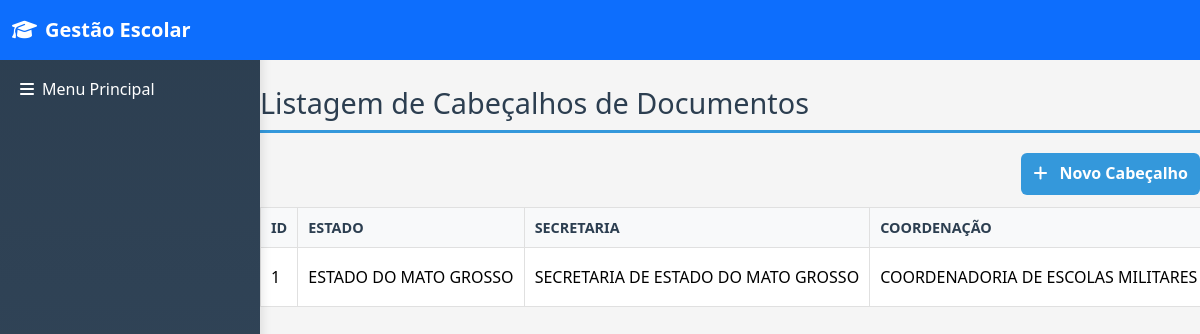
Screenshot of /cadastros/cabecalho/listar with the database file from the repository.
### tables this page shows
CREATE TABLE cabecalhos (
    id INTEGER PRIMARY KEY AUTOINCREMENT,
    estado TEXT,
    secretaria TEXT,
    coordenacao TEXT,
    escola TEXT,
    logo_estado TEXT,
    logo_escola TEXT,
    created_at TEXT
, logo_prefeitura TEXT);

### blueprints/cadastros.py (the view)
@cadastros_bp.route('/cabecalho/listar')
def listar_cabecalhos():
    db = get_db()
    rows = db.execute('SELECT * FROM cabecalhos ORDER BY id DESC').fetchall()
    cabecalhos = [dict(r) for r in rows]
    for c in cabecalhos:
        if c.get('logo_estado'):
            c['logo_estado_url'] = url_for('static', filename=f'uploads/cabecalhos/{c["logo_estado"]}')
        else:
            c['logo_estado_url'] = None
        if c.get('logo_escola'):
            c['logo_escola_url'] = url_for('static', filename=f'uploads/cabecalhos/{c["logo_escola"]}')
        else:
            c['logo_escola_url'] = None
        if c.get('logo_prefeitura'):
            c['logo_prefeitura_url'] = url_for('static', filename=f'uploads/cabecalhos/{c["logo_prefeitura"]}')
        else:
            c['logo_prefeitura_url'] = None
    return render_template('cadastros/listar_cabecalho.html', cabecalhos=cabecalhos)

### app.py (called while the page is built)
@app.before_request
def load_logged_in_user():
    user_id = session.get('user_id')
    if user_id is None:
        g.user = None
    else:
        g.user = get_db().execute(
            'SELECT * FROM usuarios WHERE id = ?', (user_id,)
        ).fetchone()

@app.teardown_appcontext
def teardown_db(e=None):
    close_db(e)

@app.context_processor
def inject_globals():
    from datetime import datetime
    return dict(
        NIVEL_MAP=utils.NIVEL_MAP,
        session=session,
        now=datetime.now
    )

def _read_logo_data():
    try:
        p = os.path.join(current_app.root_path, "static", "logo_topo.png")
        if not os.path.exists(p):
            for ext in (".png", ".jpg", ".jpeg", ".svg"):
                px = os.path.join(current_app.root_path, "static", "logo_topo" + ext)
                if os.path.exists(px):
                    p = px
                    break
        if not os.path.exists(p):
            return None
        mime = mimetypes.guess_type(p)[0] or "image/png"
        with open(p, "rb") as f:
            data = base64.b64encode(f.read()).decode("ascii")
        return f"data:{mime};base64,{data}"
    except Exception:
        return None

@app.context_processor
def inject_logo_data():
    try:
        return {"LOGO_DATA_URI": _read_logo_data()}
    except Exception:
        return {"LOGO_DATA_URI": None}

### blueprints/disciplinar.py (called while the page is built, shortened)
@disciplinar_bp.before_app_request
def _ensure_disciplinar_schema():
    if getattr(current_app, "_disciplinar_migrations_done", False):
        return

### database.py (called while the page is built)
def get_db():
    db = getattr(g, '_database', None)
    if db is None:
        db = g._database = sqlite3.connect(DATABASE)
        db.row_factory = sqlite3.Row
        db.execute('PRAGMA foreign_keys = ON')
    return db

### templates/cadastros/listar_cabecalho.html (shortened to what this page needs)
{% extends 'base.html' %}
{% block content %}
<h2>Listagem de Cabeçalhos de Documentos</h2>
<div class="toolbar" style="display:flex; justify-content:flex-end; margin-bottom:12px;">
    <a href="{{ url_for('cadastros_bp.cabecalho_novo') }}" class="button btn-primary">
        <i class="fas fa-plus"></i> Novo Cabeçalho
    </a>
</div>
{% if cabecalhos %}
<table class="table table-data">
    <thead>
        <tr>
            <th>ID</th>
            <th>Estado</th>
            <th>Secretaria</th>
            <th>Coordenação</th>
        </tr>
    </thead>
    <tbody>
        {% for c in cabecalhos %}
        <tr>
            <td>{{ c.id }}</td>
            <td>{{ c.estado or '-' }}</td>
            <td>{{ c.secretaria or '-' }}</td>
            <td>{{ c.coordenacao or '-' }}</td>
        </tr>
        {% endfor %}
    </tbody>
</table>
{% else %}
<div class="empty-state">
    <p>Nenhum cabeçalho cadastrado.</p>
    <a href="{{ url_for('cadastros_bp.cabecalho_novo') }}" class="button btn-primary">Criar primeiro Cabeçalho</a>
</div>
{% endif %}
{% endblock %}

### static/style.css (style rules this page uses)
html, body { height: 100%; overflow-x: hidden; }
* { margin: 0; padding: 0; box-sizing: border-box; }
body { font-family: 'Segoe UI', Tahoma, Geneva, Verdana, sans-serif; background: #f5f5f5; color: #2c3e50; line-height: 1.6; }
a { text-decoration: none; color: #3498db; transition: color 0.3s; }
h2 { color: #2c3e50; margin-bottom: 20px; border-bottom: 3px solid #3498db; padding-bottom: 10px; font-size: 1.8em; }
.toolbar { display: flex; justify-content: space-between; align-items: center; margin-bottom: 25px; gap: 15px; flex-wrap: wrap; }
.button { display: inline-flex; align-items: center; padding: 10px 20px; border-radius: 8px; cursor: pointer; font-weight: 600; text-align: center; transition: transform 0.3s, box-shadow 0.3s; border: none; font-size: 1em; }
.button i { margin-right: 8px; }
.btn-primary { background: #3498db; color: white; }
.table { width: 100%; border-collapse: collapse; min-width: 800px; }
.table th, .table td { padding: 15px; text-align: left; border-bottom: 1px solid #ecf0f1; }
.table th { background: #f8f9fa; font-weight: 600; color: #2c3e50; text-transform: uppercase; font-size: 0.9em; }
.table-data td { vertical-align: middle; }
html, body { overflow-x: auto !important; }
.table, table { white-space: nowrap; }

### templates/cadastros/listar_cabecalho.html (style rules this page uses)
.table-data { width:100%; border-collapse:collapse; margin-top:8px; }
.table-data th, .table-data td { padding:10px; border:1px solid #e0e0e0; text-align:left; vertical-align:middle; }
.button { display:inline-block; padding:8px 12px; border-radius:6px; text-decoration:none; color:#fff; }
.btn-primary { background:#3498db; }

### rows the page displays
cabecalhos: id "1", estado "ESTADO DO MATO GROSSO", secretaria "SECRETARIA DE ESTADO DO MATO GROSSO", coordenacao "COORDENADORIA DE ESCOLAS MILITARES"
